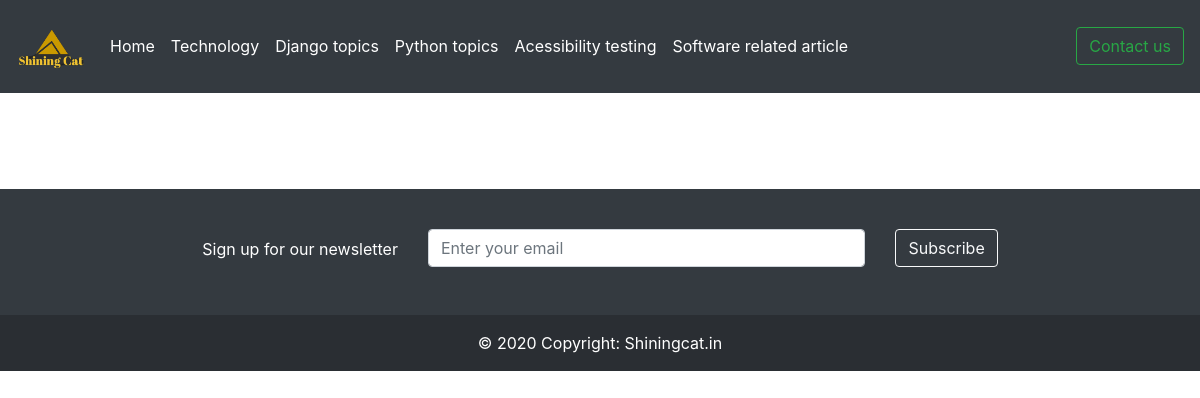
The page /software on the database as committed earlier.
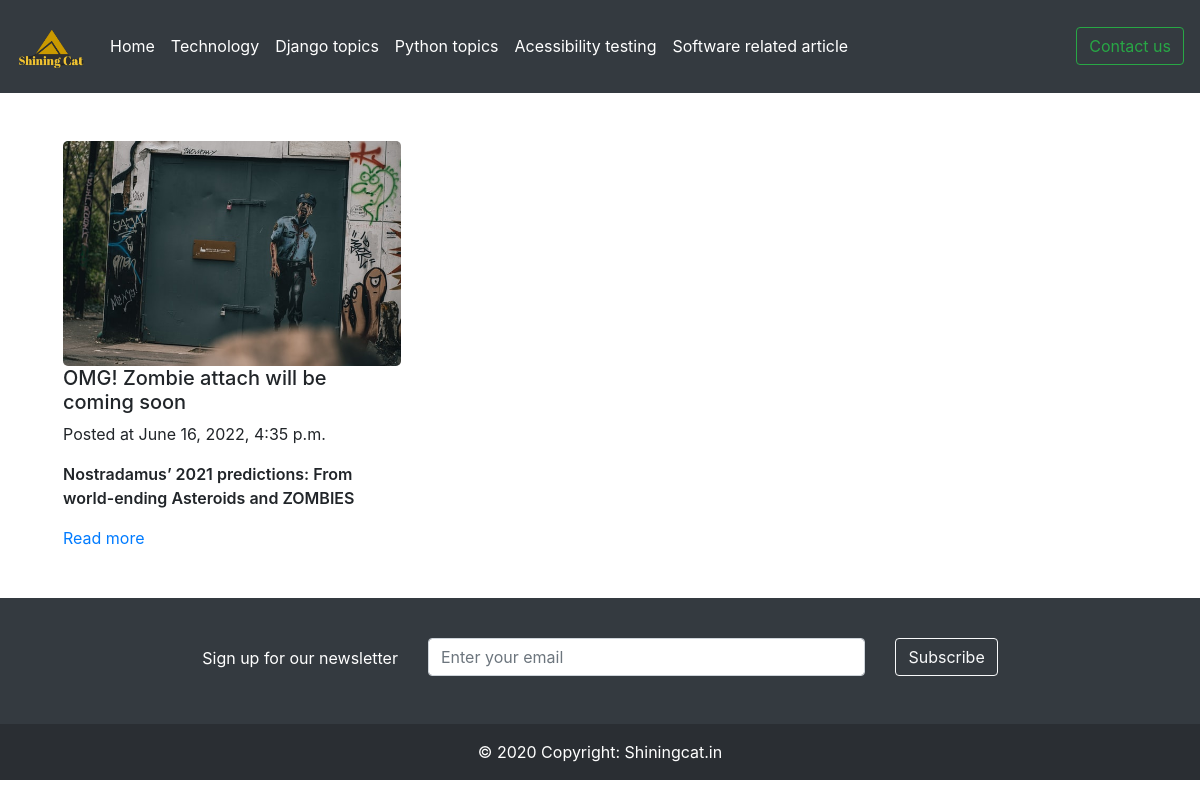
The same page on the database as committed later.
### blog/models.py (models this page shows)
class Post(models.Model):
    title = models.CharField(max_length=255)
    article_img = models.ImageField(upload_to=None, height_field=None, width_field=None, max_length=100,default="")
    field = models.CharField(max_length=50,default="")
    slug = models.SlugField()
    intro = models.TextField()
    body = models.TextField()
    date_added = models.DateTimeField(auto_now_add=True)
    class Meta:
        ordering = ['-date_added']

### blog/views.py (the view)
# urls.py: path('software',software),
def software(request):
    posts = Post.objects.filter(field='software').values()
    print(posts)
    return render(request, 'blog/frontpage.html', {'posts': posts})

### blog/templates/blog/frontpage.html (shortened to what this page needs)
{% extends 'blog/base.html' %}
{% block content %}
<div class="row">
    {% for post in posts %}
        <div class="col-sm-4">
            <img src="/media/{{post.article_img}}" alt="Avatar" class="logo">
            <h5>{{ post.title }}</h5>
            <p class="textdate">Posted at {{ post.date_added }}</p>
            <p class="fontdate">{{ post.intro }}</p>
            <a href="{% url 'post_detail' post.slug %}">Read more</a>
            </div>
    {% endfor %}
{% endblock %}

Rows that differ between the two databases and show on the page:
now on this page (row edited): Post: article_img (picture), title "OMG! Zombie attach will be coming soon", date_added "June 16, 2022, 4:35 p.m.", intro "Nostradamus’ 2021 predictions: From world-ending Asteroids and ZOMBIES"
